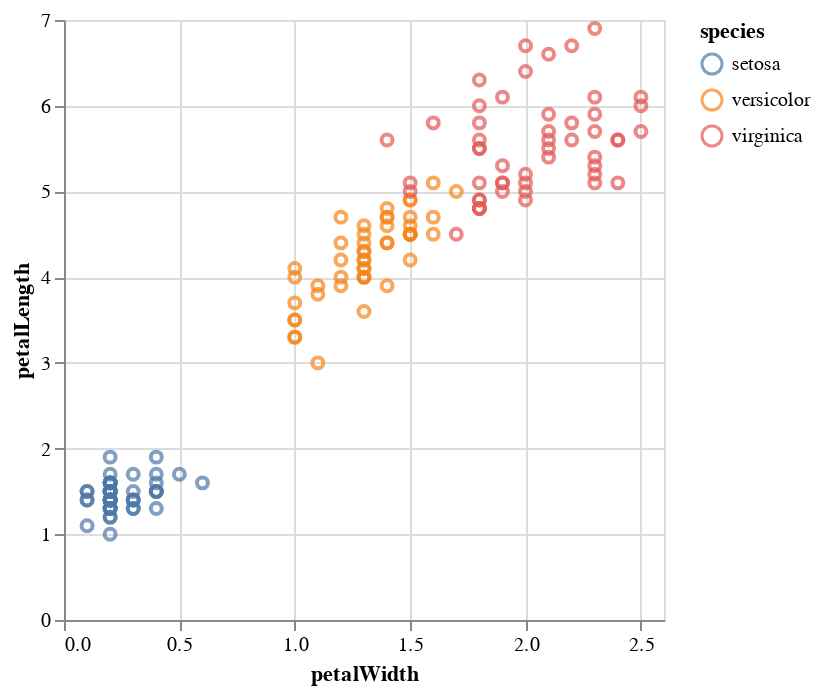

The cell this chart's notebook holds for it:
### Markdown cell above
TODO interactive sutff doesn't work properly

### Code cell
dataset("iris") |>
@vlplot(:point,enc={x="petalWidth:q",y="petalLength:q",color="species:n"}) |> VegaLite.interactive()

### Figure 1 — Vega-Lite specification as saved in the notebook (floating-point values rounded to 4 significant figures; data arrays with more than 128 entries replaced by an {"elided": "..."} marker saying what was removed)
{"data": {"values": {"elided": "150 records"}}, "encoding": {"color": {"field": "species", "type": "nominal"}, "x": {"field": "petalWidth", "type": "quantitative"}, "y": {"field": "petalLength", "type": "quantitative"}}, "mark": "point", "selection": {"selector001": {"bind": "scales", "encodings": ["x", "y"], "mark": {"fill": "#333", "fillOpacity": 0.125, "stroke": "white"}, "on": "[mousedown, window:mouseup] > window:mousemove!", "resolve": "global", "translate": "[mousedown, window:mouseup] > window:mousemove!", "type": "interval", "zoom": "wheel!"}}}
